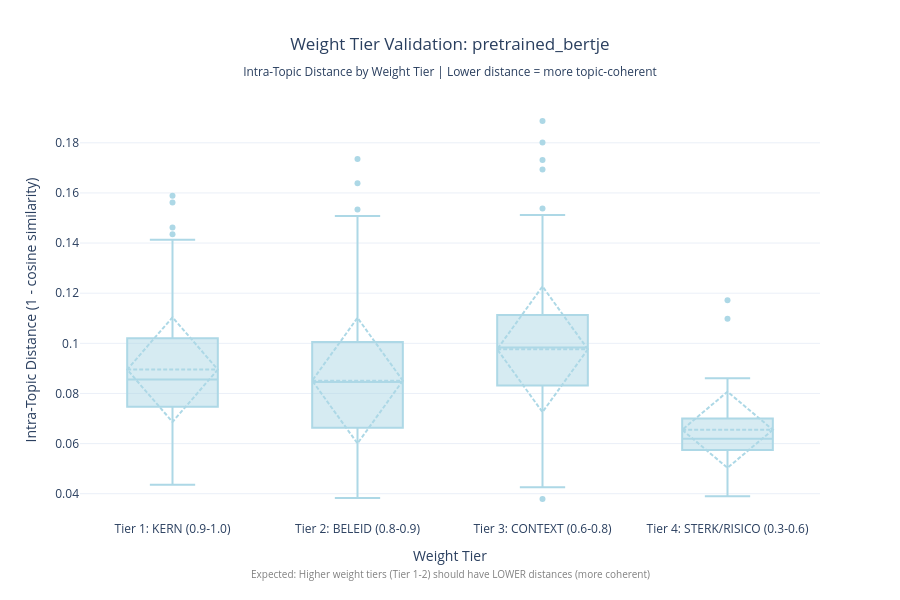
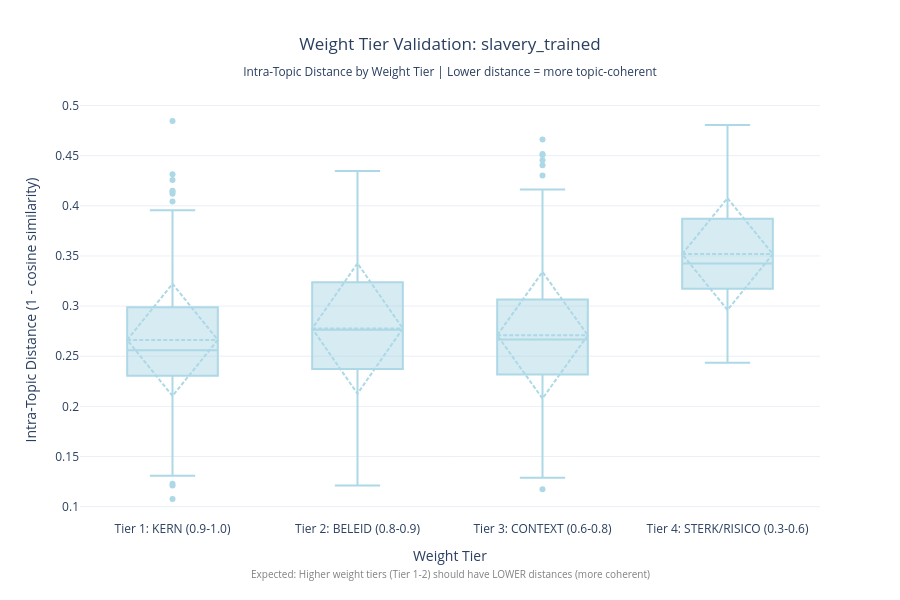

These figures' notebook cell, in order:
### Markdown cell above
---
## SECTION 3: Dictionary Fitness Visualizations
---

**Goal**: Validate that the V10 dictionary is well-constructed and fit for purpose.

**Key Questions**:
1. Do weight tiers reflect semantic quality? (Higher weights = more topic-specific terms?)
2. Did expansion improve dictionary coverage without noise?
3. Do dictionary terms cluster by topic across different models?
4. How do models differ in their representation of dictionary terms?

**Visualizations**:
- **9.7**: Weight Tier Validation (Boxplot)
- **9.8**: Expansion Quality Validation (2D Scatter)
- **9.9**: Dictionary Term Clustering - 2D Multi-Model Comparison
- **9.10**: Dictionary Term Clustering - 3D Exploration

### Code cell
# ============================================================
# CELL 9.7: WEIGHT TIER VALIDATION (Multi-Model)
# ============================================================

if VIZ_AVAILABLE and len(dict_embeddings) > 0:
    print(f"\n{'='*70}")
    print("VISUALIZATION 9.7: Weight Tier Validation")
    print(f"{'='*70}")

    # --------------------------------------------------------
    # 1. Calculate Intra-Topic Distances for All Models
    # --------------------------------------------------------

    print(f"\n1. Calculating intra-topic distances for all models...")

    models_to_use = list(dict_embeddings.keys())
    print(f"   Models: {', '.join(models_to_use)}")

    # Store distances per model
    model_distances = {}

    for model_name in models_to_use:
        print(f"\n   Processing {model_name}...")

        term_embeddings = dict_embeddings[model_name]

        # Calculate intra-topic distance for each term
        df_dict[f'intra_topic_distance_{model_name}'] = np.nan

        for topic in topics:
            topic_mask = df_dict['topic'] == topic
            topic_indices = df_dict[topic_mask].index.tolist()

            if len(topic_indices) < 2:
                continue

            # Get embeddings for this topic's terms
            topic_term_embeddings = term_embeddings[topic_mask]

            # Calculate pairwise cosine similarities
            similarities = cosine_similarity(topic_term_embeddings)

            # For each term, average similarity to OTHER terms (exclude self)
            for i, idx in enumerate(topic_indices):
                # Exclude diagonal (self-similarity = 1.0)
                other_sims = np.concatenate([similarities[i, :i], similarities[i, i+1:]])
                avg_similarity = other_sims.mean()

                # Convert to distance (1 - similarity)
                df_dict.loc[idx, f'intra_topic_distance_{model_name}'] = 1 - avg_similarity

        print(f"     Calculated distances for {len(df_dict)} terms")

    # --------------------------------------------------------
    # 2. Create Weight Tier Categories
    # --------------------------------------------------------

    print(f"\n2. Categorizing weight tiers...")

    if 'weight' in df_dict.columns:
        # Create tier labels based on weight ranges
        def weight_to_tier(w):
            if w >= 0.9:
                return 'Tier 1: KERN (0.9-1.0)'
            elif w >= 0.8:
                return 'Tier 2: BELEID (0.8-0.9)'
            elif w >= 0.6:
                return 'Tier 3: CONTEXT (0.6-0.8)'
            elif w >= 0.3:
                return 'Tier 4: STERK/RISICO (0.3-0.6)'
            else:
                return 'Tier 5: Low (<0.3)'

        df_dict['weight_tier'] = df_dict['weight'].apply(weight_to_tier)

        # Order for plotting (highest weight first)
        tier_order = [
            'Tier 1: KERN (0.9-1.0)',
            'Tier 2: BELEID (0.8-0.9)',
            'Tier 3: CONTEXT (0.6-0.8)',
            'Tier 4: STERK/RISICO (0.3-0.6)',
            'Tier 5: Low (<0.3)'
        ]

        print(f"   Weight tiers created")
        print(f"\n   Distribution:")
        for tier in tier_order:
            count = (df_dict['weight_tier'] == tier).sum()
            if count > 0:
                print(f"     {tier:30s}: {count:3d} terms")

    else:
        print("   WARNING: 'weight' column not found in dictionary")
        print("   Using category column as fallback")
        df_dict['weight_tier'] = df_dict.get('category', 'Unknown')
        tier_order = sorted(df_dict['weight_tier'].unique())

    # --------------------------------------------------------
    # 3. Create Combined Statistical Table
    # --------------------------------------------------------

    print(f"\n3. Creating combined statistics table...")

    stats_data = []

    for model_name in models_to_use:
        distance_col = f'intra_topic_distance_{model_name}'
        df_plot = df_dict[df_dict[distance_col].notna()].copy()

        for tier in tier_order:
            tier_data = df_plot[df_plot['weight_tier'] == tier][distance_col]
            if len(tier_data) == 0:
                continue

            stats_data.append({
                'Model': model_name,
                'Weight_Tier': tier,
                'Mean_Distance': tier_data.mean(),
                'Std_Distance': tier_data.std(),
                'Median_Distance': tier_data.median(),
                'N_Terms': len(tier_data)
            })

    df_stats = pd.DataFrame(stats_data)

    # Save combined stats table
    stats_path = visuals_dir / 'weight_tier_stats_combined.csv'
    df_stats.to_csv(stats_path, index=False)
    print(f"   Saved: {stats_path.name}")

    # --------------------------------------------------------
    # 4. Create Separate Visualizations Per Model
    # --------------------------------------------------------

    print(f"\n4. Creating visualizations...")

    for model_name in models_to_use:
        print(f"\n   Creating visualization for {model_name}...")

        distance_col = f'intra_topic_distance_{model_name}'
        df_plot = df_dict[df_dict[distance_col].notna()].copy()

        fig = go.Figure()

        # Add boxplot for each tier
        for tier in tier_order:
            tier_data = df_plot[df_plot['weight_tier'] == tier]

            if len(tier_data) == 0:
                continue

            fig.add_trace(go.Box(
                y=tier_data[distance_col],
                name=tier,
                boxmean='sd',  # Show mean and std dev
                marker_color='lightblue',
                hovertemplate=(
                    '<b>%{y:.3f}</b><br>' +
                    'Tier: ' + tier + '<br>' +
                    '<extra></extra>'
                )
            ))

        # Update layout
        fig.update_layout(
            title={
                'text': f"Weight Tier Validation: {model_name}<br><sub>Intra-Topic Distance by Weight Tier | Lower distance = more topic-coherent</sub>",
                'x': 0.5,
                'xanchor': 'center'
            },
            xaxis_title="Weight Tier",
            yaxis_title="Intra-Topic Distance (1 - cosine similarity)",
            height=600,
            showlegend=False,
            hovermode='closest',
            template='plotly_white'
        )

        # Add annotation explaining expectation
        fig.add_annotation(
            text="Expected: Higher weight tiers (Tier 1-2) should have LOWER distances (more coherent)",
            xref="paper", yref="paper",
            x=0.5, y=-0.15,
            showarrow=False,
            font=dict(size=10, color="gray"),
            xanchor='center'
        )

        # Display
        if SHOW_IN_NOTEBOOK:
            fig.show()

        # Save interactive
        if SAVE_INTERACTIVE:
            output_path = visuals_dir / f'weight_tier_validation_{model_name}.html'
            fig.write_html(str(output_path))
            print(f"     Saved interactive: {output_path.name}")

        # Save static
        if SAVE_STATIC:
            output_path = visuals_dir / f'weight_tier_validation_{model_name}.png'
            fig.write_image(str(output_path), width=1200, height=800, scale=2)
            print(f"     Saved static: {output_path.name}")

    # --------------------------------------------------------
    # 5. Statistical Summary
    # --------------------------------------------------------

    print(f"\n{'='*70}")
    print("WEIGHT TIER VALIDATION SUMMARY")
    print(f"{'='*70}")

    for model_name in models_to_use:
        print(f"\n{model_name}:")
        model_stats = df_stats[df_stats['Model'] == model_name]

        for _, row in model_stats.iterrows():
            tier = row['Weight_Tier']
            print(f"  {tier}:")
            print(f"    Mean distance: {row['Mean_Distance']:.3f}")
            print(f"    Std dev:       {row['Std_Distance']:.3f}")
            print(f"    Median:        {row['Median_Distance']:.3f}")
            print(f"    N terms:       {int(row['N_Terms'])}")

    print(f"\n{'='*70}")

else:
    print("\n Skipping weight tier validation - no embeddings available")

### Figure 1 — Plotly figure (JSON) as saved in the notebook; plotly's stock layout.template omitted (floating-point values rounded to 4 significant figures; data arrays with more than 128 entries replaced by an {"elided": "..."} marker saying what was removed)
{"data": [{"boxmean": "sd", "hovertemplate": "<b>%{y:.3f}</b><br>Tier: Tier 1: KERN (0.9-1.0)<br><extra></extra>", "marker": {"color": "lightblue"}, "name": "Tier 1: KERN (0.9-1.0)", "type": "box", "y": {"elided": "308 float values"}}, {"boxmean": "sd", "hovertemplate": "<b>%{y:.3f}</b><br>Tier: Tier 2: BELEID (0.8-0.9)<br><extra></extra>", "marker": {"color": "lightblue"}, "name": "Tier 2: BELEID (0.8-0.9)", "type": "box", "y": {"elided": "267 float values"}}, {"boxmean": "sd", "hovertemplate": "<b>%{y:.3f}</b><br>Tier: Tier 3: CONTEXT (0.6-0.8)<br><extra></extra>", "marker": {"color": "lightblue"}, "name": "Tier 3: CONTEXT (0.6-0.8)", "type": "box", "y": {"elided": "238 float values"}}, {"boxmean": "sd", "hovertemplate": "<b>%{y:.3f}</b><br>Tier: Tier 4: STERK/RISICO (0.3-0.6)<br><extra></extra>", "marker": {"color": "lightblue"}, "name": "Tier 4: STERK/RISICO (0.3-0.6)", "type": "box", "y": [0.0762, 0.06153, 0.06616, 0.07038, 0.0614, 0.05738, 0.07543, 0.06454, 0.05894, 0.06868, 0.06508, 0.05743, 0.0688, 0.1098, 0.0861, 0.07277, 0.05727, 0.06605, 0.05703, 0.06374, 0.05943, 0.07852, 0.05968, 0.06824, 0.05747, 0.0576, 0.07312, 0.06147, 0.03903, 0.04608, 0.04768, 0.05381, 0.04661, 0.06196, 0.1172]}], "layout": {"annotations": [{"font": {"color": "gray", "size": 10}, "showarrow": false, "text": "Expected: Higher weight tiers (Tier 1-2) should have LOWER distances (more coherent)", "x": 0.5, "xanchor": "center", "xref": "paper", "y": -0.15, "yref": "paper"}], "height": 600, "hovermode": "closest", "showlegend": false, "title": {"text": "Weight Tier Validation: pretrained_bertje<br><sub>Intra-Topic Distance by Weight Tier | Lower distance = more topic-coherent</sub>", "x": 0.5, "xanchor": "center"}, "xaxis": {"title": {"text": "Weight Tier"}}, "yaxis": {"title": {"text": "Intra-Topic Distance (1 - cosine similarity)"}}}}

### Figure 2 — Plotly figure (JSON) as saved in the notebook; plotly's stock layout.template omitted (floating-point values rounded to 4 significant figures; data arrays with more than 128 entries replaced by an {"elided": "..."} marker saying what was removed)
{"data": [{"boxmean": "sd", "hovertemplate": "<b>%{y:.3f}</b><br>Tier: Tier 1: KERN (0.9-1.0)<br><extra></extra>", "marker": {"color": "lightblue"}, "name": "Tier 1: KERN (0.9-1.0)", "type": "box", "y": {"elided": "308 float values"}}, {"boxmean": "sd", "hovertemplate": "<b>%{y:.3f}</b><br>Tier: Tier 2: BELEID (0.8-0.9)<br><extra></extra>", "marker": {"color": "lightblue"}, "name": "Tier 2: BELEID (0.8-0.9)", "type": "box", "y": {"elided": "267 float values"}}, {"boxmean": "sd", "hovertemplate": "<b>%{y:.3f}</b><br>Tier: Tier 3: CONTEXT (0.6-0.8)<br><extra></extra>", "marker": {"color": "lightblue"}, "name": "Tier 3: CONTEXT (0.6-0.8)", "type": "box", "y": {"elided": "238 float values"}}, {"boxmean": "sd", "hovertemplate": "<b>%{y:.3f}</b><br>Tier: Tier 4: STERK/RISICO (0.3-0.6)<br><extra></extra>", "marker": {"color": "lightblue"}, "name": "Tier 4: STERK/RISICO (0.3-0.6)", "type": "box", "y": [0.291, 0.3159, 0.3453, 0.4168, 0.3007, 0.3211, 0.366, 0.4317, 0.3455, 0.332, 0.3344, 0.3872, 0.335, 0.4061, 0.4806, 0.3678, 0.3845, 0.392, 0.3136, 0.4635, 0.3347, 0.3526, 0.387, 0.4538, 0.3424, 0.3325, 0.3469, 0.4161, 0.2611, 0.3312, 0.323, 0.2876, 0.2816, 0.2904, 0.2436]}], "layout": {"annotations": [{"font": {"color": "gray", "size": 10}, "showarrow": false, "text": "Expected: Higher weight tiers (Tier 1-2) should have LOWER distances (more coherent)", "x": 0.5, "xanchor": "center", "xref": "paper", "y": -0.15, "yref": "paper"}], "height": 600, "hovermode": "closest", "showlegend": false, "title": {"text": "Weight Tier Validation: slavery_trained<br><sub>Intra-Topic Distance by Weight Tier | Lower distance = more topic-coherent</sub>", "x": 0.5, "xanchor": "center"}, "xaxis": {"title": {"text": "Weight Tier"}}, "yaxis": {"title": {"text": "Intra-Topic Distance (1 - cosine similarity)"}}}}
